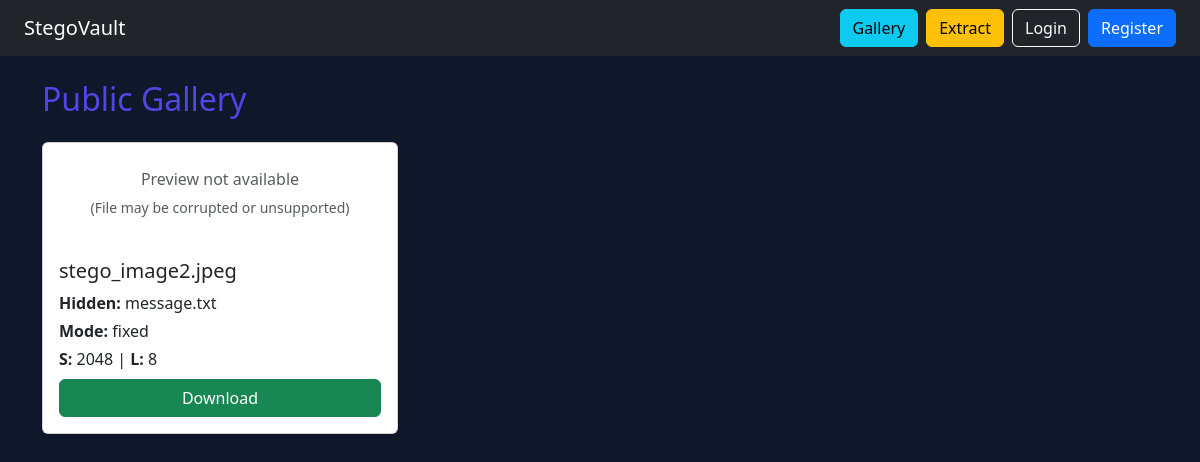
The page /gallery on the database its author committed.
### app.py (models this page shows)
class Post(db.Model):
    id = db.Column(db.Integer, primary_key=True)
    filename = db.Column(db.String(200), nullable=False)
    secret_filename = db.Column(db.String(200))
    mode = db.Column(db.String(50), nullable=False)
    start_bit = db.Column(db.Integer, nullable=False)
    interval_l = db.Column(db.Integer, nullable=False)
    user_id = db.Column(db.Integer, db.ForeignKey("user.id"), nullable=False)
    user = db.relationship("User", backref="posts")

### app.py (the view)
@app.route("/gallery")
def gallery():
    posts = Post.query.order_by(Post.id.desc()).all()
    return render_template("gallery.html", posts=posts)

### templates/gallery.html (shortened to what this page needs)
{% extends "base.html" %} {% block content %}
<h2 class="mb-4">Public Gallery</h2>
<div class="row">
  {% for post in posts %}
  <div class="col-md-4">
    <div class="card mb-4 shadow-sm">
      {% set file = post.filename.lower() %}
      <div class="text-center p-4 text-muted" style="display: none">
        <p class="mb-1">Preview not available</p>
        <small>(File may be corrupted or unsupported)</small>
      </div>
      <div class="card-body">
        <h5 class="card-title text-truncate">{{ post.filename }}</h5>
        {% if post.secret_filename %}
        <p class="mb-1"><strong>Hidden:</strong> {{ post.secret_filename }}</p>
        {% endif %}
        <p class="mb-1"><strong>Mode:</strong> {{ post.mode }}</p>
        <p class="mb-2">
          <strong>S:</strong> {{ post.start_bit }} | <strong>L:</strong> {{
          post.interval_l }}
        </p>
        <div class="d-flex gap-2">
          <a href="/download/{{ post.filename }}" class="btn btn-success w-100">
            Download
          </a>
        </div>
      </div>
    </div>
  </div>
  {% endfor %}
</div>
 {% endblock %}

### static/css/style.css (style rules this page uses)
body { background: #0f172a; color: white; }
h1, h2 { color: #4f46e5; }

### rows shown on the page
Post: filename "stego_image2.jpeg", secret_filename "message.txt", mode "fixed", start_bit "2048", interval_l "8"
